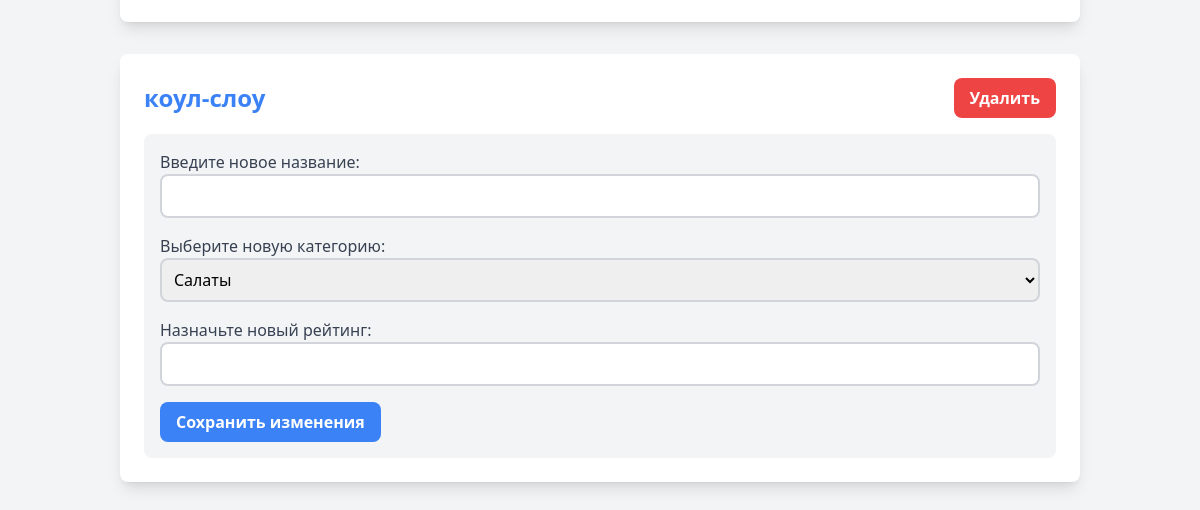
The page /recipe_pages (lower part) on the database as committed earlier.
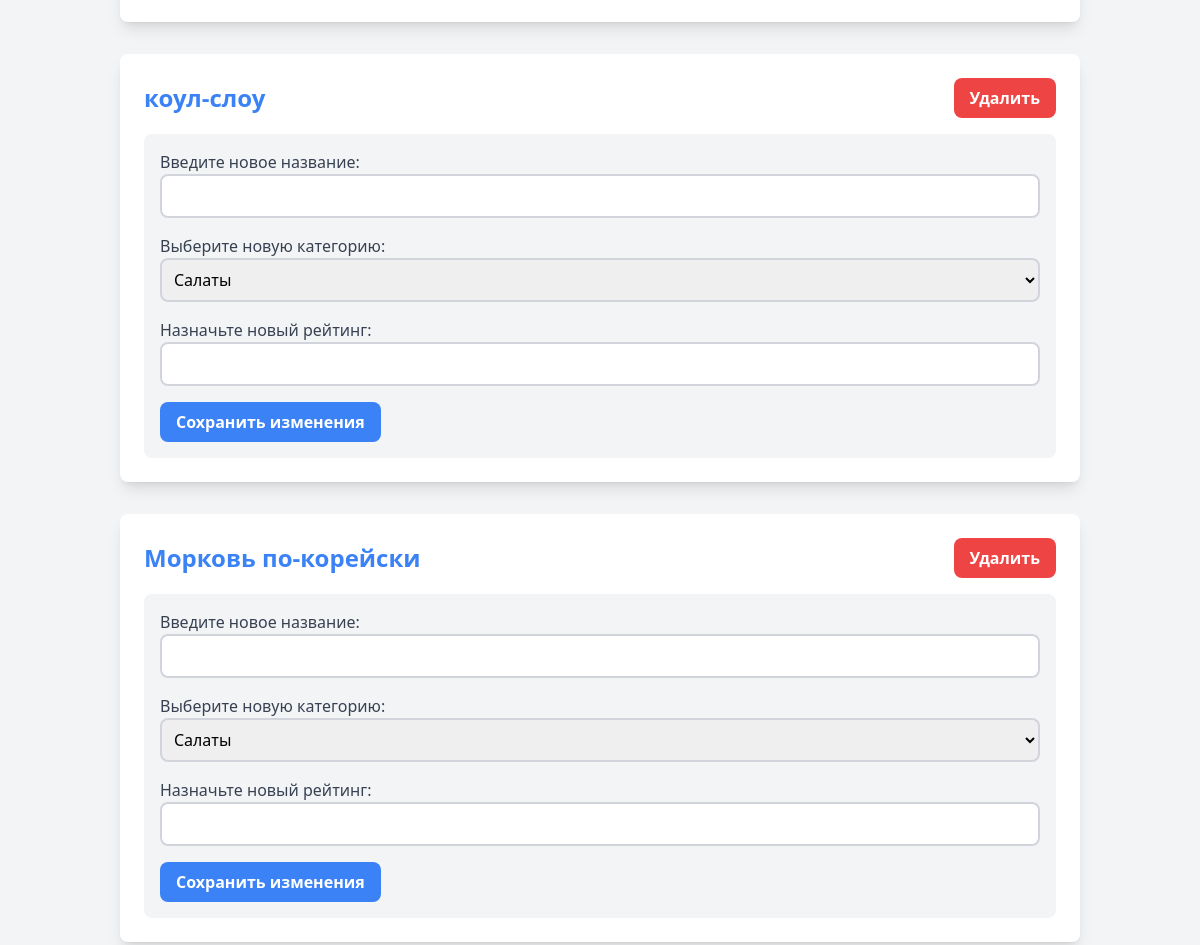
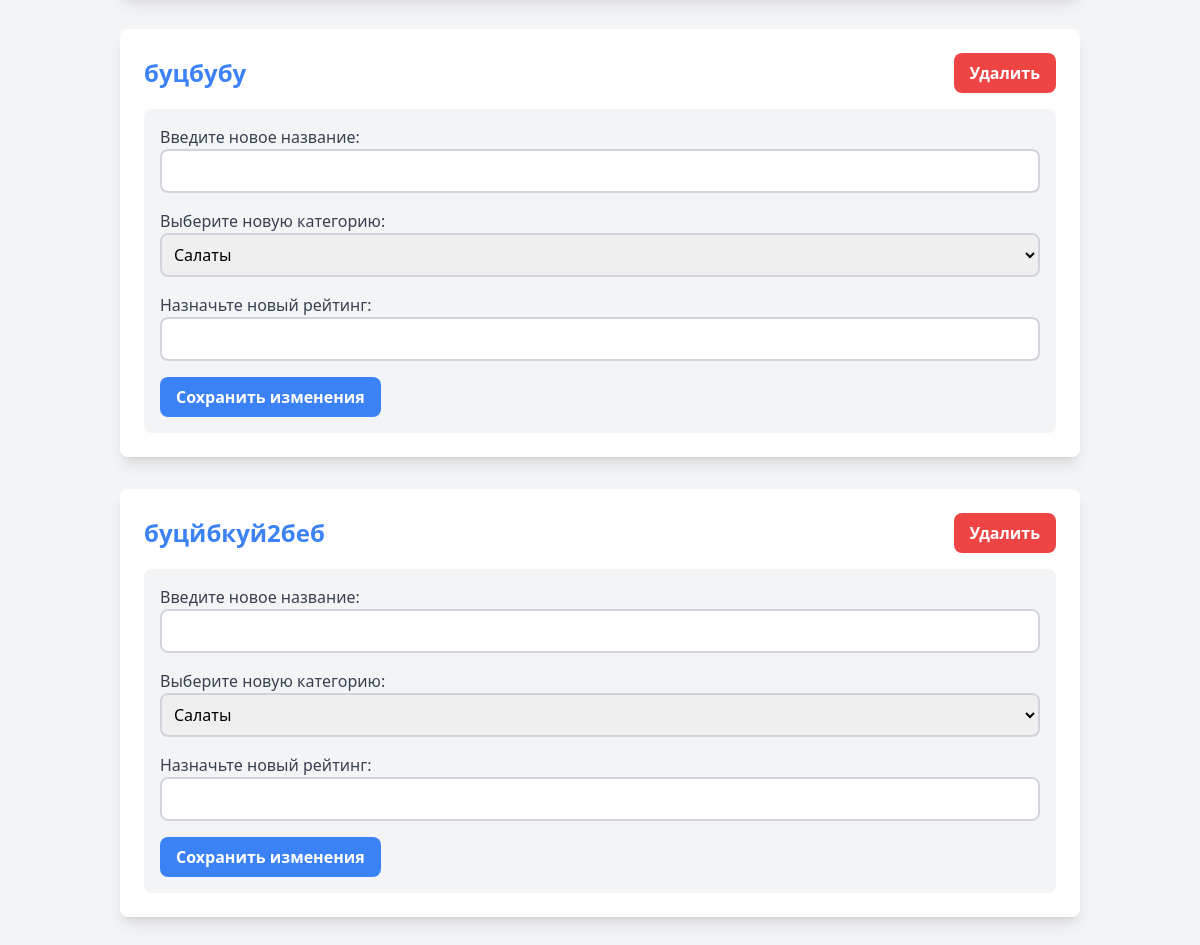
The same page on the database as committed later (2 pictures, top to bottom).
### orm/recipe.py (models this page shows)
class RecipeOrm(Model):
    __tablename__ = 'recipies'
    id: Mapped[int] = mapped_column(primary_key=True)
    name: Mapped[str]
    category_id: Mapped[int] = mapped_column(ForeignKey('categories.id'))
    category: Mapped[CategoryOrm] = relationship()
    rating: Mapped[int]
    ingredients: Mapped[list['IngredientOrm']] = relationship(
        secondary='recipe_ingredients',
        backref='ingredients',
        lazy='selectin',
    )

### pages/recipe.py (the view)
@router.get('')
async def get_recipe_template(
    request: Request, recipes=Depends(get_all)
):
    categories = await get_all_categories()
    return templates.TemplateResponse(
        'recipes.html',
        {
            'request': request,
            'recipes': recipes['data'],
            'categories': categories['data'],
        }
    )

### templates/recipes.html (shortened to what this page needs)
{% extends "header.html" %}
{% block content %}
<div class="container mx-auto p-8">
    {% for recipe in recipes %}
        <div class="bg-white rounded-lg shadow-lg p-6 mb-8">
            <div class="flex justify-between items-center mb-4">
                <div class="font-bold text-2xl">
                    <form action="{{ url_for('get_recipe', id=recipe.id) }}" method="get">
                        <button type="submit" class="text-blue-500 hover:underline">{{ recipe.name }}</button>
                    </form>
                </div>
                <div class="flex space-x-4">
                    <form action="{{ url_for('delete_recipe_template', id=recipe.id) }}" method="post">
                        <button class="bg-red-500 text-white font-bold py-2 px-4 rounded-lg hover:bg-red-600" type="submit">Удалить</button>
                    </form>
                </div>
            </div>
            <div class="bg-gray-100 p-4 rounded-lg">
                <form action="{{ url_for('update_recipe_template', id=recipe.id) }}" method="post">
                    <div class="mb-4">
                        <label class="block text-gray-700" for="new_name_{{ recipe.id }}">Введите новое название: </label>
                        <input class="border-2 border-gray-300 p-2 w-full rounded-lg" type="text" id="new_name_{{ recipe.id }}" name="name" required>
                    </div>
                    <div class="mb-4">
                        <label class="block text-gray-700" for="new_category_{{ recipe.id }}">Выберите новую категорию: </label>
                        <select class="border-2 border-gray-300 p-2 w-full rounded-lg" name="category">
                            {% for category in categories %}
                                <option value="{{ category.id }}">{{ category.name }}</option>
                            {% endfor %}
                        </select>
                    </div>
                    <div class="mb-4">
                        <label class="block text-gray-700" for="new_rating_{{ recipe.id }}">Назначьте новый рейтинг: </label>
                        <input class="border-2 border-gray-300 p-2 w-full rounded-lg" type="text" id="new_rating_{{ recipe.id }}" name="rating" required>
                    </div>
                    <button class="bg-blue-500 text-white font-bold py-2 px-4 rounded-lg hover:bg-blue-600" type="submit">Сохранить изменения</button>
                </form>
            </div>
        </div>
    {% endfor %}
</div>
{% endblock %}

Rows that differ between the two databases and show on the page:
added RecipeOrm: name "Морковь по-корейски"
added RecipeOrm: name "буцбубу"
added RecipeOrm: name "буцйбкуй2беб"
